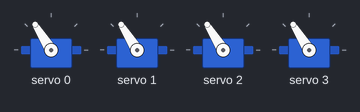
A sketch run on a simulated Arduino Uno R4 WiFi. Parts: 4 × servo. WiFi joins after 1.5 s; servers stay silent unless stated; what the sketch prints to the serial monitor is not drawn.

Above: at 14.55 s.
Timing chart, 0 to 18.5 s (numbered marks = the images above):
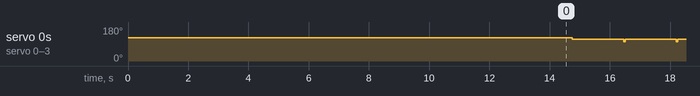

Measured:
- by itself, servo 0–3: alternates 116° for 1.7 s and 102° for 0.05 s

The sketch:

PWMDriveMode.ino
```cpp
#include <Servo.h>
#include <WiFiS3.h>

#include <Wire.h>
#include <Adafruit_PWMServoDriver.h>

Adafruit_PWMServoDriver pwm = Adafruit_PWMServoDriver();

int motor1 = 0;
int motor2 = 1;
int motor3 = 2;
int motor4 = 3;
int servo1 = 4;
int servo2 = 5;
int servo3 = 6;
int servo4 = 7;

int throttle;
int counterThrottle;
float steer;

int motor1Speed;
int motor2Speed;
int motor3Speed;
int motor4Speed;

int lX, lY, rX, rY, eStop, direction, mode;

int status = WL_IDLE_STATUS;
#include "arduino_secrets.h"

char ssid[] = SECRET_SSID;        // your network SSID (name)
char pass[] = SECRET_PASS;    // your network password (use for WPA, or use as key for WEP)

//const char* host = "192.168.1.87";  //my Home ip
//const char* host = "192.168.1.242";    //Paul's house ip
const char* host = "192.168.1.101";   //AAAABITR Router
//const char* host = "192.168.9.208";   //BITR24 Router
const uint16_t port = 49002;      // local port to listen on

char packetBuffer[256]; //buffer to hold incoming packet
char  ReplyBuffer[] = "acknowledged\n";       // a string to send back

char packet[9];

//WiFiUDP Udp;
WiFiClient client;
bool wasConnected;
int numNullPackets;

void setup() {
  wasConnected = false;
  numNullPackets = 0;

  pwm.begin();
  pwm.setPWMFreq(50);

  strcpy(packet, "0T00");

  delay(3000);

  Serial.begin(115200);

  // attempt to connect to WiFi network:
  while (status != WL_CONNECTED) {
    Serial.print("Attempting to connect to SSID: ");
    Serial.println(ssid);
    // Connect to WPA/WPA2 network. Change this line if using open or WEP network:
    status = WiFi.begin(ssid, pass);

    // wait 10 seconds for connection:
    delay(10000);

  }

  Serial.println("Connected to WiFi");
  printWifiStatus();

  Serial.println("\nStarting connection to server...");
  // if you get a connection, report back via serial:
  //Udp.begin(localPort);

  pwm.setPWM(motor1, 0, 370);
  pwm.setPWM(motor2, 0, 370);
  pwm.setPWM(motor3, 0, 370);
  pwm.setPWM(motor4, 0, 370);

}

void loop() {
  while(!client.connected()){
    client.connect(host, port);
    if(wasConnected){
      pwm.setPWM(motor1, 0, 327);
      pwm.setPWM(motor2, 0, 327);
      pwm.setPWM(motor3, 0, 327);
      pwm.setPWM(motor4, 0, 327);

      Serial.println("WARNING!!!!  CONNECTION LOST!!!!");
    }
  }

  wasConnected = true;

  //while(client.connected()){
  //String read = client.readString();

  if(client.read() == 90){
    lX = client.read();
    lY = client.read();
    rX = client.read();
    rY = client.read();
    eStop = client.read();
    direction = client.read();
    mode = client.read();
  }

  //if( read != ""){
  Serial.print("Char Recieved: ");
  //Serial.println(read);
  Serial.print(lX);
  Serial.print(lY);
  Serial.print(rX);
  Serial.print(rY);
  Serial.print(eStop);
  Serial.print(direction);
  Serial.println(mode);
  delay(50);
  client.print(lX);
  //packet[read.length() + 1];
  //read.toCharArray(packet, read.length() + 1);

  Serial.print("lY: ");
  Serial.println(lY);
  //}

  if(eStop == 49){
    while(1){
      pwm.setPWM(motor1, 0, 327);
      pwm.setPWM(motor2, 0, 327);
      pwm.setPWM(motor3, 0, 327);
      pwm.setPWM(motor4, 0, 327);

      Serial.println("EMERGENCY!!!!  E_STOP HAS BEEN TRIGGERED!!!!");
    }
  }

  if(mode == 49){ //Check for drive mode
    pwm.setPWM(servo1, 0, 283);
    pwm.setPWM(servo2, 0, 283);
    pwm.setPWM(servo3, 0, 283);
    pwm.setPWM(servo4, 0, 283);
  }
  if(mode == 48){ //Check for drive mode
    pwm.setPWM(servo1, 0, 370);
    pwm.setPWM(servo2, 0, 370);
    pwm.setPWM(servo3, 0, 370);
    pwm.setPWM(servo4, 0, 370);
  }

  if(lY != -1){
    //throttle = map(lY, 84, 21, 327, 436);
    throttle = map(lY, 84, 21, 327, 350);

    counterThrottle = map(throttle, 327, 350, 327, 304);
    steer = map(rX, 17, 83, -100, 100);
    steer = steer / 100;
    steer = 0;
    //counterThrottle = throttle;
    numNullPackets = 0;
  }else {
    Serial.println("!!!!  lY = -1, THROTTLE NOT CHANGED");
    numNullPackets = numNullPackets + 1;
    if(numNullPackets == 5){
      pwm.setPWM(motor1, 0, 327);
      pwm.setPWM(motor2, 0, 327);
      pwm.setPWM(motor3, 0, 327);
      pwm.setPWM(motor4, 0, 327);

      Serial.print("WARNING!!!!  RECIEVED TOO MANY NULL!!!!");
    }
  }

  Serial.print("Throttle: ");
  Serial.println(throttle);
  Serial.print("Steer: ");
  Serial.println(steer);


  if(steer < 0){ // Steer Left

    motor1Speed = throttle + throttle * steer ;
    motor4Speed = throttle + throttle * steer;

    motor2Speed = counterThrottle;
    motor3Speed = counterThrottle;
  }
  else if (steer > 0){ // Steer Right

    motor1Speed = throttle;
    motor4Speed = throttle;

    motor2Speed = counterThrottle - counterThrottle * steer;
    motor3Speed = counterThrottle - counterThrottle * steer;
  }
  else{

    motor1Speed = throttle;
    motor4Speed = throttle;

    motor2Speed = throttle;
    motor3Speed = throttle;
  }

  pwm.setPWM(motor1, 0, motor1Speed);
  pwm.setPWM(motor2, 0, motor2Speed);
  pwm.setPWM(motor3, 0, motor3Speed);
  pwm.setPWM(motor4, 0, motor4Speed);

  Serial.print("Motor 1 Speed: ");
  Serial.println(motor1Speed);
  Serial.print("Motor 4 Speed: ");
  Serial.println(motor4Speed);

  Serial.print("Motor 2 Speed: ");
  Serial.println(motor2Speed);
  Serial.print("Motor 3 Speed: ");
  Serial.println(motor3Speed);
  //}
}

void printWifiStatus() {
  // print the SSID of the network you're attached to:
  Serial.print("SSID: ");
  Serial.println(WiFi.SSID());

  // print your board's IP address:
  IPAddress ip = WiFi.localIP();
  Serial.print("IP Address: ");
  Serial.println(ip);

  // print the received signal strength:
  long rssi = WiFi.RSSI();
  Serial.print("signal strength (RSSI):");
  Serial.print(rssi);
  Serial.println(" dBm");
}
```

arduino_secrets.h
```cpp
#define SECRET_SSID "AAAABITR"
#define SECRET_PASS "lickthelipo"
```
